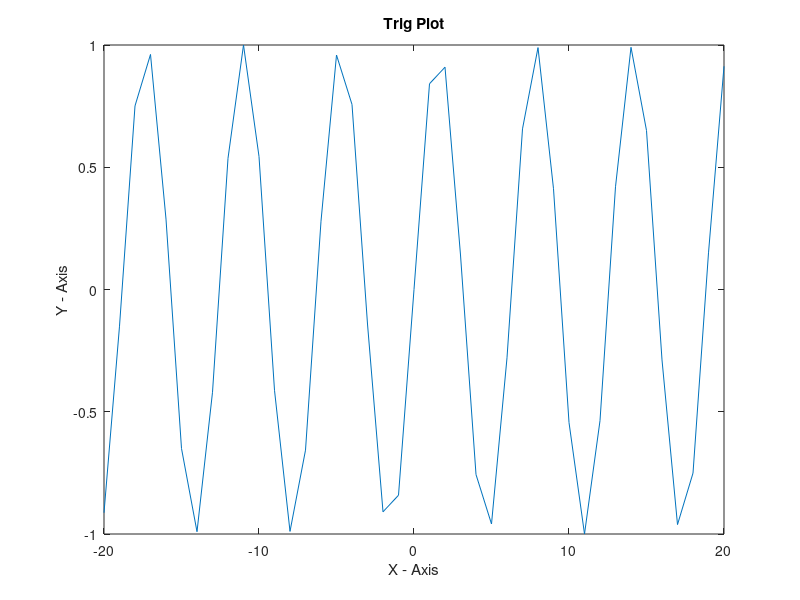

Write the MATLAB code that produced this figure.
%% Matlab Homework Assignment 1
% Author: Dillon Allen 
% The following code is written as block statements to
% make submission easier. Hope that's okay.

%% Problem 1 
% Graph a parabola, title and label

x = -20:1:20;
y = x.^2;
plot(x,y)
title( ' Parabola Plot ' )
xlabel( ' X - Axis ' )
ylabel( ' Y - Axis ' )

%% Problem 2
% Plot a trig function, title and label

clear, clc, close all;
x = -20:1:20;
z = sin(x);
plot(x, z)
title( ' Trig Plot ' )
xlabel( ' X - Axis ' )
ylabel( ' Y - Axis ' )
%% Problem 3
% Copy an assignment command from Problem 1
% use the length command on its variable.
% Include a comment in the script that states
% what the length comamnd is doing.

clear, clc, close all;
x = -20 : 1 : 20;
fprintf(" The length of this command is %9.3f", length(x))

% This function takes the length of the variable x that
% was stated above in the first block comment.